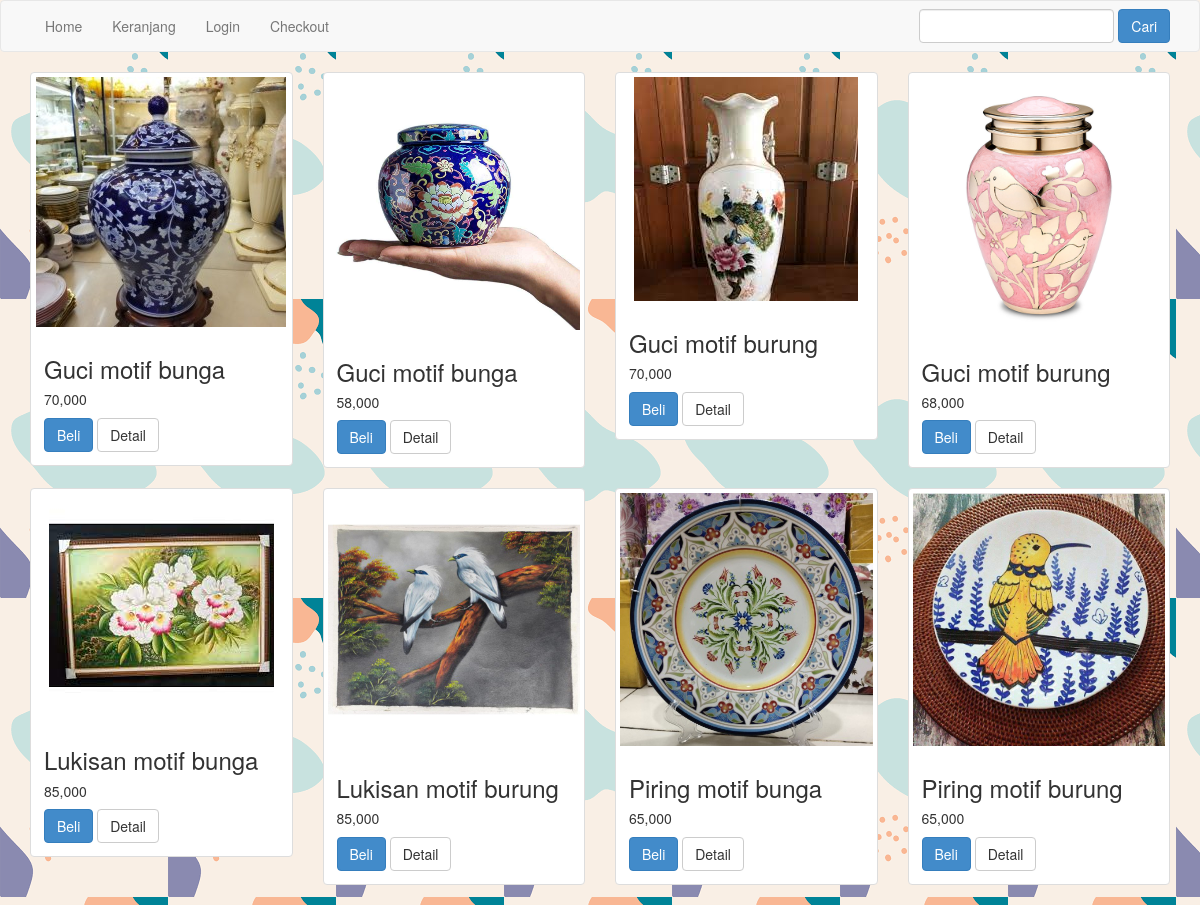
The page /pencarian.php on the database its author committed.
### tables this page shows
CREATE TABLE `barang` (
  `id_barang` varchar(11) NOT NULL,
  `nama_barang` varchar(30) NOT NULL,
  `photo` varchar(100) NOT NULL,
  `harga` int(11) NOT NULL,
  `stok` int(11) NOT NULL,
  `id_jenis` varchar(11) NOT NULL,
  `id_kategori` varchar(11) NOT NULL,
  `id_satuan` varchar(11) NOT NULL,
  `id_ukuran` varchar(11) NOT NULL
);

### pencarian.php (the view, shortened to what this page needs)
<?php
$db_host = "localhost";
$db_user = "root";
$db_pass = "";
$db_name = "awalldecoration_store";
$koneksi = mysqli_connect($db_host, $db_user, $db_pass, $db_name);
?>
<?php
$keyword=$_GET["keyword"];
$semuadata=array();
$ambil=$koneksi->query("SELECT *
				 FROM barang WHERE nama_barang LIKE '%$keyword%'
				 ORDER BY barang.nama_barang ASC");
while($pecah=$ambil->fetch_assoc())
{
	$semuadata[]=$pecah;
}
?>
<!DOCTYPE html>
<html>
<head>
	<link rel="stylesheet" href="admin/assets/css/bootstrap.css">
</head>
<BODY STYLE="BACKGROUND-IMAGE:URL(pencarian.PNG)">
<?php include'menu.php'?>
	<div class="container">
		<div class="row">
			<?php foreach ($semuadata as $key =>$value):?>
			<div class="col-md-3">
				<div class="thumbnail">
					<img src="photo/<?php echo $value["photo"]?>" alt="" class="img-responsive">
					<div class="caption">
						<h3><?php echo $value["nama_barang"];?></h3>
						<h5><?php echo number_format($value['harga'])?></h5>
						<a href="beli.php?id=<?php echo $value["id_barang"];?>" class="btn btn-primary">Beli</a>
						<a href="detail.php?id=<?php echo $value["id_barang"];?>" class="btn btn-default">Detail</a>
					</div>
				</div>
			</div>
			<?php endforeach?>
		</div>
	</div>
</body>
</html>

### rows shown on the page
barang: photo (picture), nama_barang "Guci motif bunga", harga "70,000"
barang: photo (picture), nama_barang "Guci motif bunga", harga "58,000"
barang: photo (picture), nama_barang "Guci motif burung", harga "70,000"
barang: photo (picture), nama_barang "Guci motif burung", harga "68,000"
barang: photo (picture), nama_barang "Lukisan motif bunga", harga "85,000"
barang: photo (picture), nama_barang "Lukisan motif burung", harga "85,000"
barang: photo (picture), nama_barang "Piring motif bunga", harga "65,000"
barang: photo (picture), nama_barang "Piring motif burung", harga "65,000"
